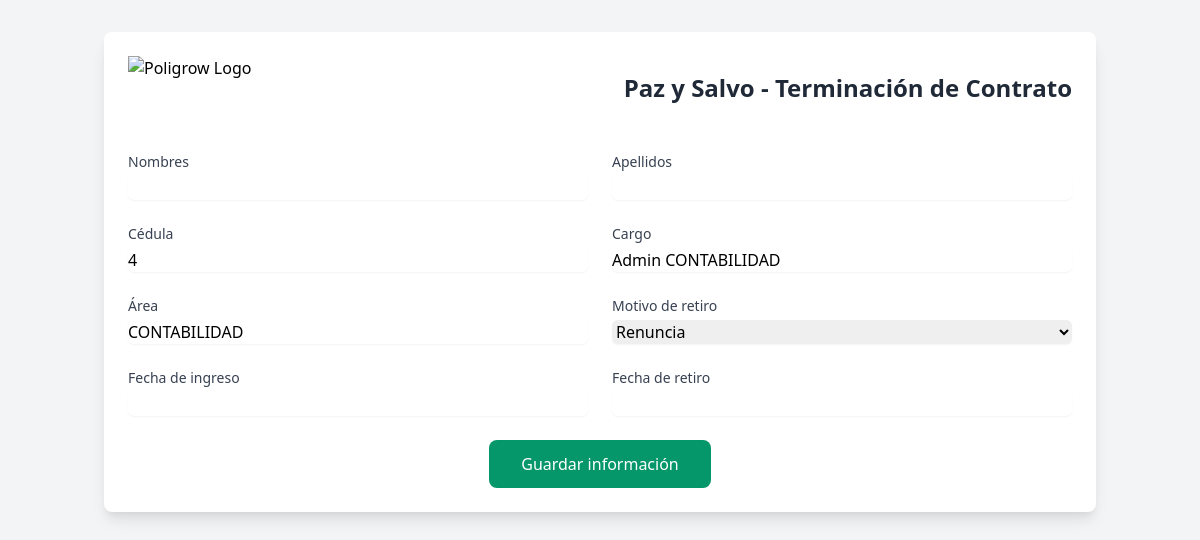
/poligrow_paz_y_salvo/generar_paz_y_salvo_empleado.php?empleado_id=4, run on the app's committed database.
### tables this page shows
CREATE TABLE `empleados` (
  `id` int(11) NOT NULL AUTO_INCREMENT,
  `cedula` varchar(20) NOT NULL,
  `nombres` varchar(255) DEFAULT NULL,
  `apellidos` varchar(255) DEFAULT NULL,
  `cargo` varchar(255) NOT NULL,
  `area` varchar(255) NOT NULL,
  `password` varchar(255) NOT NULL,
  `es_admin` tinyint(1) DEFAULT 0,
  `fecha_ingreso` date DEFAULT NULL,
  `fecha_retiro` date DEFAULT NULL,
  `motivo_retiro` varchar(100) DEFAULT NULL,
  `created_at` timestamp NOT NULL DEFAULT current_timestamp(),
  `updated_at` timestamp NOT NULL DEFAULT current_timestamp() ON UPDATE current_timestamp(),
  PRIMARY KEY (`id`),
  UNIQUE KEY `cedula` (`cedula`),
  KEY `idx_empleados_cedula` (`cedula`)
);

### poligrow_paz_y_salvo/includes/database.php (called while the page is built, shortened)
<?php
class DatabaseConfig {
    private static $instance = null;
    public static function getConnection() {
        if (self::$instance === null) {
            self::$instance = new mysqli(
                self::DB_HOST,
                self::DB_USER,
                self::DB_PASS,
                self::DB_NAME
            );
            self::$instance->set_charset("utf8");
        }
        return self::$instance;
    }
}
function getUserById($id) {
    $conn = DatabaseConfig::getConnection();
    $stmt = $conn->prepare("SELECT * FROM empleados WHERE id = ?");
    $stmt->bind_param("i", $id);
    $stmt->execute();
    $result = $stmt->get_result();
    return $result->fetch_assoc();
}
?>

### poligrow_paz_y_salvo/generar_paz_y_salvo_empleado.php (the view, shortened to what this page needs)
<?php
require_once 'includes/database.php';
require_once 'logica_paz_y_salvo.php';
$empleado_id = isset($_GET['empleado_id']) ? $_GET['empleado_id'] : null;
if ($empleado_id) {
    $stmt = DatabaseConfig::getConnection()->prepare("SELECT * FROM empleados WHERE id = ?");
    $stmt->bind_param("i", $empleado_id);
    $stmt->execute();
    $result = $stmt->get_result();
    $empleado = $result->fetch_assoc();
}
?>
<!DOCTYPE html>
<html lang="es">
<head>
    <link href="https://cdn.jsdelivr.net/npm/tailwindcss@2.2.19/dist/tailwind.min.css" rel="stylesheet">
    <link rel="stylesheet" href="https://cdnjs.cloudflare.com/ajax/libs/jqueryui/1.12.1/jquery-ui.min.css">
</head>
<body class="bg-gray-100">
    <div class="container mx-auto px-4 py-8">
        <div class="bg-white rounded-lg shadow-lg p-6">
            <div class="flex items-center justify-between mb-8">
                <img src="assets/images/logo.png" alt="Poligrow Logo" class="h-16">
                <h1 class="text-2xl font-bold text-center text-gray-800">
                    Paz y Salvo - Terminación de Contrato
                </h1>
            </div>
            <form method="POST" enctype="multipart/form-data" class="space-y-6">
                <div class="grid grid-cols-1 md:grid-cols-2 gap-6">
                    <?php
                    $usuario = getUserById($_SESSION['user_id']);
                    ?>
                    <div>
                        <label class="block text-sm font-medium text-gray-700">Nombres</label>
                        <input type="text" name="nombres" required
                               value="<?php echo isset($empleado['nombres']) ? $empleado['nombres'] : $usuario['nombres']; ?>"
                               class="mt-1 block w-full rounded-md border-gray-300 shadow-sm focus:border-blue-500 focus:ring-blue-500">
                    </div>
                    <div>
                        <label class="block text-sm font-medium text-gray-700">Apellidos</label>
                        <input type="text" name="apellidos" required
                               value="<?php echo isset($empleado['apellidos']) ? $empleado['apellidos'] : $usuario['apellidos']; ?>"
                               class="mt-1 block w-full rounded-md border-gray-300 shadow-sm focus:border-blue-500 focus:ring-blue-500">
                    </div>
                    <div>
                        <label class="block text-sm font-medium text-gray-700">Cédula</label>
                        <input type="text" name="cedula" required
                               value="<?php echo isset($empleado['cedula']) ? $empleado['cedula'] : $usuario['cedula']; ?>"
                               class="mt-1 block w-full rounded-md border-gray-300 shadow-sm focus:border-blue-500 focus:ring-blue-500">
                    </div>
                    <div>
                        <label class="block text-sm font-medium text-gray-700">Cargo</label>
                        <input type="text" name="cargo" required
                               value="<?php echo isset($empleado['cargo']) ? $empleado['cargo'] : $usuario['cargo']; ?>"
                               class="mt-1 block w-full rounded-md border-gray-300 shadow-sm focus:border-blue-500 focus:ring-blue-500">
                    </div>
                    <div>
                        <label class="block text-sm font-medium text-gray-700">Área</label>
                        <input type="text" name="area" required
                               value="<?php echo isset($empleado['area']) ? $empleado['area'] : $usuario['area']; ?>"
                               class="mt-1 block w-full rounded-md border-gray-300 shadow-sm focus:border-blue-500 focus:ring-blue-500">
                    </div>
                    <div>
                        <label class="block text-sm font-medium text-gray-700">Motivo de retiro</label>
                        <select name="motivo_retiro" required
                                class="mt-1 block w-full rounded-md border-gray-300 shadow-sm focus:border-blue-500 focus:ring-blue-500">
                            <option value="RENUNCIA" <?php echo (isset($empleado['motivo_retiro']) && $empleado['motivo_retiro'] == 'RENUNCIA') ? 'selected' : ''; ?>>Renuncia</option>
                        </select>
                    </div>
                    <div>
                        <label class="block text-sm font-medium text-gray-700">Fecha de ingreso</label>
                        <input type="text" name="fecha_ingreso" required class="datepicker mt-1 block w-full rounded-md border-gray-300 shadow-sm focus:border-blue-500 focus:ring-blue-500"
                               value="<?php echo isset($empleado['fecha_ingreso']) ? date('d/m/Y', strtotime($empleado['fecha_ingreso'])) : ''; ?>">
                    </div>
                    <div>
                        <label class="block text-sm font-medium text-gray-700">Fecha de retiro</label>
                        <input type="text" name="fecha_retiro" required class="datepicker mt-1 block w-full rounded-md border-gray-300 shadow-sm focus:border-blue-500 focus:ring-blue-500"
                               value="<?php echo isset($empleado['fecha_retiro']) ? date('d/m/Y', strtotime($empleado['fecha_retiro'])) : ''; ?>">
                    </div>
                </div>
                <div class="mt-8 flex justify-center space-x-4">
                    <button type="submit" name="guardar_y_salir"
                            class="bg-green-600 text-white px-8 py-3 rounded-lg hover:bg-green-700 focus:outline-none focus:ring-2 focus:ring-green-500 focus:ring-offset-2">
                        Guardar información
                    </button>
                </div>
            </form>
        </div>
    </div>
</body>
</html>

### data on the page
empleados: cedula "4", cargo "Admin CONTABILIDAD", area "CONTABILIDAD"
